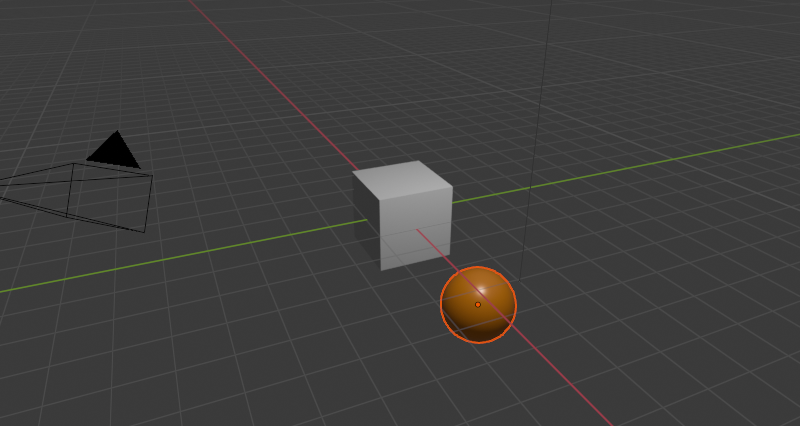
#> input picture tools/mcp/blender-mcp/captura_esfera.png, 800 x 426 px
$ python contact_sheet.py ../captura_esfera.png ../captura_esfera.png
#> lines starting #> are read from the running program, lines starting #| are printed output that depends on the picture
#!/usr/bin/env python3
"""
contact_sheet.py — Genera una hoja de contacto (2x3) con las 6 capturas
orbitales de un asset, en JPG de baja resolución, para revisión visual
rápida. Pensado para `read` con visión.

Uso:
    python contact_sheet.py ruta/capturas/*.png salida.jpg
    python contact_sheet.py prefijo_basename salida.jpg
"""
import sys
import os
from PIL import Image, ImageDraw, ImageFont

def hoja(pngs, out):
    """Genera la hoja de contacto. Reutilizable desde `verificar_visual.py`."""
#> called with out = '../captura_esfera.png'
    import glob as _glob
    if isinstance(pngs, str):
        pngs = sorted(_glob.glob(pngs))
    pngs = sorted(pngs)
    imgs = [Image.open(p).convert('RGB') for p in pngs]
#> imgs = 1 item
    w, h = imgs[0].size
#> w = 800; h = 426
    cols = 3
    rows = (len(imgs) + cols - 1) // cols
#> rows = 1
    nw, nh = w // 3, h // 3
#> nw = 266; nh = 142
    pad = 8
    label_h = 22
    sheet = Image.new('RGB', (cols * nw + (cols + 1) * pad,
                              rows * (nh + label_h) + (rows + 1) * pad), 'white')
#> sheet: PIL image 830x180 RGB; every value is 255
    draw = ImageDraw.Draw(sheet)
    try:
        font = ImageFont.truetype("C:/Windows/Fonts/arial.ttf", 14)
    except Exception:
        font = ImageFont.load_default()
    for i, (path, im) in enumerate(zip(pngs, imgs)):
        r, c = i // cols, i % cols
        x = pad + c * (nw + pad)
        y = pad + r * (nh + label_h + pad)
        sheet.paste(im.resize((nw, nh), Image.LANCZOS), (x, y))
        # Etiqueta: nombre del archivo sin extensión y sin el sufijo _azNNN
        name = os.path.basename(path)
        name = name.rsplit('.', 1)[0]
        # extraer el sufijo _azNNN
        if '_az' in name:
            sufijo = name.split('_az')[-1]
        else:
            sufijo = '?'
        draw.text((x + 4, y + nh + 2), 'az ' + sufijo, fill='black', font=font)
#> this loop made 1 pass
#> (path, r, c, x, y, name, sufijo) on pass 1: ('../captura_esfera.png', 0, 0, 8, 8, 'captura_esfera', '?')
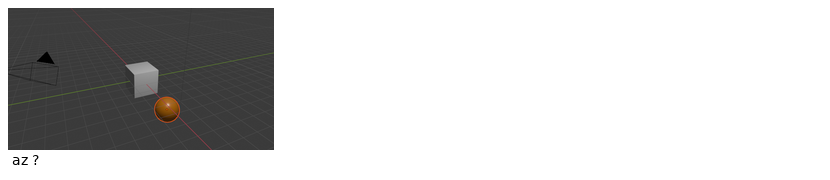
#> sheet: PIL image 830x180 RGB; mean R, G, B 206.3, 206.1, 205.8
    sheet.save(out, 'JPEG', quality=78)
    print('OK', out, 'con', len(imgs), 'capturas', os.path.getsize(out), 'bytes')
#| OK ../captura_esfera.png con 1 capturas 6858 bytes
    return out


def main():
    if len(sys.argv) < 3:
        print(__doc__)
        sys.exit(1)
    salida = sys.argv[-1]
    # Si los args son rutas
    # E-30: la shell ya expande el glob, así que llegan N rutas sueltas. Había
    # un bug que tomaba solo argv[1] y generaba hojas de UNA captura en vez de
    # 6 -> una hoja así parece "aprobada" pero no cumple E-13 (multi-ángulo).
    if '*' in sys.argv[1]:
        # E-57: el shell NO expande globos entre comillas dobles. Si el literal
        # con '*' llega intacto, habia dos salidas malas: (a) crashear con
        # OSError "Invalid argument" al abrir el literal como archivo, o (b)
        # generar una hoja de UNA sola captura que PARECIA aprobada sin cumplir
        # E-13. Expandir aca cubre las dos.
        import glob as _g
        pngs = sorted(_g.glob(sys.argv[1]))
    elif os.path.isfile(sys.argv[1]):
        pngs = sys.argv[1:-1]
    else:
        # Prefijo: buscar en cwd
        prefijo = sys.argv[1]
        pngs = [os.path.join('.', f) for f in os.listdir('.')
                if f.startswith(prefijo) and f.endswith('.png')]
    if not pngs:
        print('No se encontraron PNGs')
        sys.exit(1)
    if len(pngs) < 2:
        print('AVISO: solo %d captura(s). Para E-13 se esperan 6 ángulos.'
              % len(pngs))
    hoja(pngs, salida)


if __name__ == '__main__':
    main()
